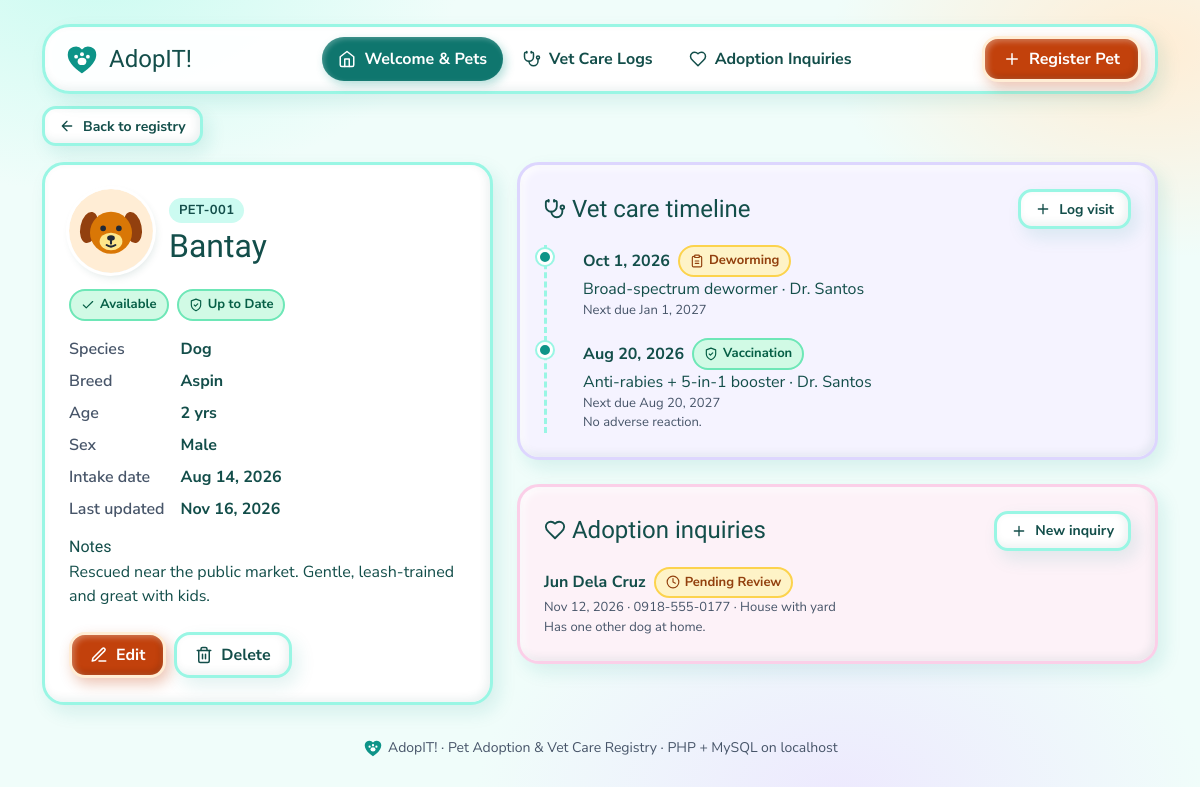
Page /view.php?id=1 on the committed database.
### tables this page shows
CREATE TABLE pets (
  id INT UNSIGNED AUTO_INCREMENT PRIMARY KEY,
  pet_code VARCHAR(12) NOT NULL UNIQUE,
  name VARCHAR(60) NOT NULL,
  species VARCHAR(20) NOT NULL,
  breed VARCHAR(60) NOT NULL DEFAULT '',
  age_label VARCHAR(30) NOT NULL DEFAULT '',
  sex VARCHAR(10) NOT NULL DEFAULT 'Unknown',
  vaccination_status VARCHAR(20) NOT NULL DEFAULT 'Pending',
  adoption_status VARCHAR(20) NOT NULL DEFAULT 'Available',
  intake_date DATE NOT NULL,
  notes TEXT NULL,
  created_at TIMESTAMP NOT NULL DEFAULT CURRENT_TIMESTAMP,
  updated_at TIMESTAMP NOT NULL DEFAULT CURRENT_TIMESTAMP ON UPDATE CURRENT_TIMESTAMP
);

CREATE TABLE vet_logs (
  id INT UNSIGNED AUTO_INCREMENT PRIMARY KEY,
  pet_id INT UNSIGNED NOT NULL,
  care_type VARCHAR(20) NOT NULL,
  procedure_name VARCHAR(100) NOT NULL,
  vet_name VARCHAR(60) NOT NULL DEFAULT '',
  visit_date DATE NOT NULL,
  next_due_date DATE NULL,
  notes TEXT NULL,
  created_at TIMESTAMP NOT NULL DEFAULT CURRENT_TIMESTAMP,
  CONSTRAINT fk_vet_pet FOREIGN KEY (pet_id) REFERENCES pets(id) ON DELETE CASCADE
);

CREATE TABLE adoption_inquiries (
  id INT UNSIGNED AUTO_INCREMENT PRIMARY KEY,
  pet_id INT UNSIGNED NOT NULL,
  applicant_name VARCHAR(80) NOT NULL,
  contact_info VARCHAR(100) NOT NULL,
  living_setup VARCHAR(30) NOT NULL DEFAULT '',
  inquiry_status VARCHAR(20) NOT NULL DEFAULT 'Pending Review',
  inquiry_date DATE NOT NULL,
  remarks TEXT NULL,
  created_at TIMESTAMP NOT NULL DEFAULT CURRENT_TIMESTAMP,
  CONSTRAINT fk_inquiry_pet FOREIGN KEY (pet_id) REFERENCES pets(id) ON DELETE CASCADE
);

### includes/functions.php (called while the page is built, shortened)
<?php
require_once __DIR__ . '/svg_helpers.php';
function e($value): string
{
    return htmlspecialchars((string) $value, ENT_QUOTES, 'UTF-8');
}
function fmt_date(?string $date): string
{
    return $date ? date('M j, Y', strtotime($date)) : '—';
}
function find_pet(PDO $pdo, int $id): ?array
{
    $st = $pdo->prepare('SELECT * FROM pets WHERE id = ?');
    $st->execute([$id]);
    return $st->fetch() ?: null;
}

### view.php (the view, shortened to what this page needs)
<?php
require __DIR__ . '/includes/functions.php';
$pdo = db();
$id = (int) ($_GET['id'] ?? 0);
$pet = find_pet($pdo, $id);
$st = $pdo->prepare('SELECT * FROM vet_logs WHERE pet_id = ? ORDER BY visit_date DESC, id DESC');
$st->execute([$id]);
$logs = $st->fetchAll();
$st = $pdo->prepare('SELECT * FROM adoption_inquiries WHERE pet_id = ? ORDER BY inquiry_date DESC, id DESC');
$st->execute([$id]);
$inquiries = $st->fetchAll();
require __DIR__ . '/includes/header.php';
?>
<a class="btn btn-clay btn-sm mb-3" href="index.php"><?= icon('arrow-left', 16) ?>Back to registry</a>
<div class="row g-4">
  <div class="col-lg-5">
    <div class="clay-card pop-in" style="--i:0">
      <div class="d-flex align-items-center gap-3">
        <?= species_avatar($pet['species'], 84) ?>
        <div>
          <span class="code-pill"><?= e($pet['pet_code']) ?></span>
          <h1 class="h2 mt-1 mb-0"><?= e($pet['name']) ?></h1>
        </div>
      </div>
      <div class="d-flex flex-wrap gap-2 my-3">
        <?= status_pill($pet['adoption_status']) ?>
        <?= status_pill($pet['vaccination_status']) ?>
      </div>
      <dl class="detail-list">
        <dt>Species</dt><dd><?= e($pet['species']) ?></dd>
        <dt>Breed</dt><dd><?= e($pet['breed'] ?: '—') ?></dd>
        <dt>Age</dt><dd><?= e($pet['age_label'] ?: '—') ?></dd>
        <dt>Sex</dt><dd><?= e($pet['sex']) ?></dd>
        <dt>Intake date</dt><dd><?= fmt_date($pet['intake_date']) ?></dd>
        <dt>Last updated</dt><dd><?= fmt_date($pet['updated_at']) ?></dd>
      </dl>
      <?php if ($pet['notes'] !== null && $pet['notes'] !== ''): ?>
        <h2 class="h6 mt-3 mb-1">Notes</h2>
        <p class="mb-0"><?= nl2br(e($pet['notes'])) ?></p>
      <?php endif; ?>
      <div class="d-flex flex-wrap gap-2 mt-4">
        <a class="btn btn-cta" href="edit.php?id=<?= $id ?>"><?= icon('pencil', 18) ?>Edit</a>
        <button type="button" class="btn btn-clay" data-bs-toggle="modal" data-bs-target="#deleteModal"
                data-delete-action="delete.php" data-delete-id="<?= $id ?>"
                data-delete-label="<?= e($pet['name'] . ' (' . $pet['pet_code'] . ')') ?>"
                data-delete-note="Their vet logs and adoption inquiries will be deleted too. This cannot be undone."><?= icon('trash', 18) ?>Delete</button>
      </div>
    </div>
  </div>
  <div class="col-lg-7">
    <div class="clay-card clay-lav pop-in mb-4" style="--i:1">
      <div class="d-flex flex-wrap align-items-center justify-content-between gap-2 mb-3">
        <h2 class="h4 mb-0"><?= icon('stethoscope', 22) ?> Vet care timeline</h2>
        <a class="btn btn-clay btn-sm" href="vet_care.php?pet_id=<?= $id ?>#form"><?= icon('plus', 16) ?>Log visit</a>
      </div>
      <?php if ($logs): ?>
        <ol class="timeline">
          <?php foreach ($logs as $l): ?>
            <li>
              <div class="d-flex flex-wrap align-items-center gap-2">
                <strong><?= fmt_date($l['visit_date']) ?></strong><?= status_pill($l['care_type']) ?>
              </div>
              <div><?= e($l['procedure_name']) ?><?= $l['vet_name'] !== '' ? ' · ' . e($l['vet_name']) : '' ?></div>
              <?php if ($l['next_due_date']): ?><span class="sub">Next due <?= fmt_date($l['next_due_date']) ?></span><?php endif; ?>
              <?php if ($l['notes']): ?><span class="sub"><?= e($l['notes']) ?></span><?php endif; ?>
            </li>
          <?php endforeach; ?>
        </ol>
      <?php else: ?>
        <p class="mb-0 text-muted-ink">No vet visits logged for <?= e($pet['name']) ?> yet.</p>
      <?php endif; ?>
    </div>
    <div class="clay-card clay-pink pop-in" style="--i:2">
      <div class="d-flex flex-wrap align-items-center justify-content-between gap-2 mb-3">
        <h2 class="h4 mb-0"><?= icon('heart', 22) ?> Adoption inquiries</h2>
        <a class="btn btn-clay btn-sm" href="adoptions.php?pet_id=<?= $id ?>#form"><?= icon('plus', 16) ?>New inquiry</a>
      </div>
      <?php if ($inquiries): ?>
        <ul class="list-unstyled mb-0 d-grid gap-3">
          <?php foreach ($inquiries as $q): ?>
            <li>
              <div class="d-flex flex-wrap align-items-center gap-2">
                <strong><?= e($q['applicant_name']) ?></strong><?= status_pill($q['inquiry_status']) ?>
              </div>
              <span class="sub"><?= fmt_date($q['inquiry_date']) ?> · <?= e($q['contact_info']) ?><?= $q['living_setup'] !== '' ? ' · ' . e($q['living_setup']) : '' ?></span>
              <?php if ($q['remarks']): ?><span class="sub"><?= e($q['remarks']) ?></span><?php endif; ?>
            </li>
          <?php endforeach; ?>
        </ul>
      <?php else: ?>
        <p class="mb-0 text-muted-ink">Nobody has inquired about <?= e($pet['name']) ?> yet.</p>
      <?php endif; ?>
    </div>
  </div>
</div>
<?php require __DIR__ . '/includes/footer.php'; ?>

### includes/svg_helpers.php (shortened to what this page needs)
<?php
function icon(string $name, int $size = 20): string
{
    $p = $paths[$name] ?? $paths['paw'];
    return '<svg class="ico" xmlns="http://www.w3.org/2000/svg" width="' . $size . '" height="' . $size
        . '" viewBox="0 0 24 24" fill="none" stroke="currentColor" stroke-width="2" stroke-linecap="round" stroke-linejoin="round" aria-hidden="true">'
        . $p . '</svg>';
}
function brand_logo(int $size = 38): string
{
    return '<svg xmlns="http://www.w3.org/2000/svg" width="' . $size . '" height="' . $size . '" viewBox="0 0 40 40" aria-hidden="true">'
        . '<path d="M20 35S5 26 5 15.5A8.5 8.5 0 0 1 20 10a8.5 8.5 0 0 1 15 5.5C35 26 20 35 20 35z" fill="#0D9488"/>'
        . '<g fill="#fff"><ellipse cx="20" cy="22.5" rx="4.6" ry="3.8"/><circle cx="13.8" cy="17.6" r="2"/><circle cx="20" cy="15" r="2.1"/><circle cx="26.2" cy="17.6" r="2"/></g></svg>';
}
function species_avatar(string $species, int $size = 48): string
{
    $key = isset($art[$species]) ? $species : 'Other';
    return '<svg class="avatar" xmlns="http://www.w3.org/2000/svg" width="' . $size . '" height="' . $size
        . '" viewBox="0 0 48 48" role="img" aria-label="' . e($key) . '">' . $art[$key] . '</svg>';
}
function status_pill(string $status): string
{
    static $map = [
        'Available'        => ['mint', 'check'],
        'Pending Adoption' => ['amber', 'clock'],
        'Under Vet Care'   => ['lav', 'stethoscope'],
        'Adopted'          => ['coral', 'heart'],
        'Up to Date'       => ['mint', 'shield'],
        'Partial'          => ['amber', 'clock'],
        'Pending'          => ['coral', 'alert'],
        'Pending Review'   => ['amber', 'clock'],
        'Meet & Greet'     => ['lav', 'user'],
        'Approved'         => ['mint', 'check'],
        'Declined'         => ['coral', 'x'],
        'Vaccination'      => ['mint', 'shield'],
        'Checkup'          => ['sky', 'stethoscope'],
        'Deworming'        => ['amber', 'clipboard'],
        'Medication'       => ['lav', 'pill'],
        'Grooming'         => ['coral', 'star'],
    ];
    [$tone, $ico] = $map[$status] ?? ['sky', 'paw'];
    return '<span class="pill pill-' . $tone . '">' . icon($ico, 14) . e($status) . '</span>';
}

### assets/app.css (style rules this page uses)
:root { --teal: #0D9488; --teal-ink: #0F766E; --ink: #134E4A; --canvas: #F0FDFA; --muted-ink: #475569; --border: #99F6E4; --cta: #C2410C; --cta-hover: #9A3412; --danger: #B91C1C; --radius-clay: 22px; --clay-shadow: inset -3px -3px 8px rgba(19, 78, 74, .08), inset 3px 3px 8px rgba(255, 255, 255, .9), 6px 8px 18px rgba(13, 148, 136, .12); --clay-shadow-hover: inset -3px -3px 8px rgba(19, 78, 74, .08), inset 3px 3px 8px rgba(255, 255, 255, .9), 8px 14px 26px rgba(13, 148, 136, .2); --spring: cubic-bezier(.34, 1.56, .64, 1); --font-heading: "Varela Round", "Arial Rounded MT Bold", "Segoe UI", system-ui, sans-serif; --font-body: "Nunito Sans", "Segoe UI", system-ui, sans-serif; }
body { font-family: var(--font-body); color: var(--ink); background: radial-gradient(520px 320px at 8% -4%, #CCFBF1 0, transparent 70%), radial-gradient(460px 300px at 96% 6%, #FFEDD5 0, transparent 70%), radial-gradient(520px 340px at 70% 100%, #EDE9FE 0, transparent 70%), var(--canvas); background-attachment: fixed; min-height: 100vh; }
h1, h2, h3, h4, .brand, .stat-num { font-family: var(--font-heading); color: var(--ink); }
a { color: var(--teal-ink); }
.ico { flex: none; vertical-align: -3px; }
.avatar { flex: none; border-radius: 50%; box-shadow: 0 0 0 3px #fff, 2px 4px 8px rgba(19, 78, 74, .15); }
.clay-card { background: #fff; border: 3px solid var(--border); border-radius: var(--radius-clay); box-shadow: var(--clay-shadow); padding: 24px; }
.clay-lav { background: #F5F3FF; border-color: #DDD6FE; }
.clay-pink { background: #FDF2F8; border-color: #FBCFE8; }
.pop-in { animation: pop-in .42s var(--spring) backwards; animation-delay: calc(var(--i, 0) * 60ms); }
.btn { display: inline-flex; align-items: center; justify-content: center; gap: 8px; min-height: 44px; font-weight: 700; border-radius: 16px; border-width: 3px; padding: 8px 18px; cursor: pointer; transition: transform .2s var(--spring), background-color .2s ease, box-shadow .2s ease; }
.btn-cta { --bs-btn-color: #fff; --bs-btn-bg: var(--cta); --bs-btn-border-color: #FFEDD5; --bs-btn-hover-color: #fff; --bs-btn-hover-bg: var(--cta-hover); --bs-btn-hover-border-color: #FED7AA; --bs-btn-active-color: #fff; --bs-btn-active-bg: var(--cta-hover); --bs-btn-active-border-color: #FED7AA; box-shadow: inset 2px 2px 6px rgba(255, 255, 255, .35), inset -2px -3px 6px rgba(0, 0, 0, .15), 4px 6px 14px rgba(194, 65, 12, .3); }
.btn-clay { --bs-btn-color: var(--ink); --bs-btn-bg: #fff; --bs-btn-border-color: var(--border); --bs-btn-hover-color: var(--ink); --bs-btn-hover-bg: #CCFBF1; --bs-btn-hover-border-color: #5EEAD4; --bs-btn-active-color: var(--ink); --bs-btn-active-bg: #CCFBF1; --bs-btn-active-border-color: #5EEAD4; box-shadow: var(--clay-shadow); }
.btn-sm { min-height: 40px; padding: 6px 14px; border-radius: 14px; }
.pill { display: inline-flex; align-items: center; gap: 5px; white-space: nowrap; padding: 4px 10px; border-radius: 999px; border: 2px solid; font-size: .8125rem; font-weight: 700; }
.pill-mint { background: #D1FAE5; color: #065F46; border-color: #6EE7B7; }
.pill-amber { background: #FEF3C7; color: #92400E; border-color: #FCD34D; }
.code-pill { display: inline-block; white-space: nowrap; padding: 3px 10px; border-radius: 999px; background: #CCFBF1; color: var(--ink); font-weight: 700; font-size: .8125rem; letter-spacing: .03em; font-variant-numeric: tabular-nums; }
.sub { display: block; font-size: .8125rem; color: var(--muted-ink); }
.detail-list { display: grid; grid-template-columns: auto 1fr; gap: 8px 16px; margin: 0; }
.detail-list dt { color: var(--muted-ink); font-weight: 600; }
.detail-list dd { margin: 0; font-weight: 700; }
.timeline { list-style: none; margin: 0; padding: 0 0 0 18px; border-left: 3px dashed var(--border); }
.timeline li { position: relative; padding: 0 0 18px 18px; }
.timeline li:last-child { padding-bottom: 0; }
.timeline li::before { content: ""; position: absolute; left: -28px; top: 4px; width: 16px; height: 16px; border-radius: 50%; background: var(--teal); border: 3px solid #fff; box-shadow: 0 0 0 2px var(--border); }

### rows in the picture
pets: pet_code "PET-001", name "Bantay", adoption_status "Available Up to Date", species "Dog", breed "Aspin", age_label "2 yrs", sex "Male", intake_date "Aug 14, 2026", updated_at "Nov 16, 2026", notes "Rescued near the public market. Gentle, leash-trained and great with kids."
vet_logs: visit_date "Oct 1, 2026", $size 14 (drawn), care_type "Deworming", procedure_name "Broad-spectrum dewormer", vet_name "Dr. Santos", next_due_date "Jan 1, 2027"
vet_logs: visit_date "Aug 20, 2026", $size 14 (drawn), care_type "Vaccination", procedure_name "Anti-rabies + 5-in-1 booster", vet_name "Dr. Santos", next_due_date "Aug 20, 2027", notes "No adverse reaction."
adoption_inquiries: applicant_name "Jun Dela Cruz", $size 14 (drawn), inquiry_status "Pending Review", inquiry_date "Nov 12, 2026", contact_info "0918-555-0177", living_setup "House with yard", remarks "Has one other dog at home."

### other values in the picture
$label "Welcome & Pets"
$label "Vet Care Logs"
$label "Adoption Inquiries"
